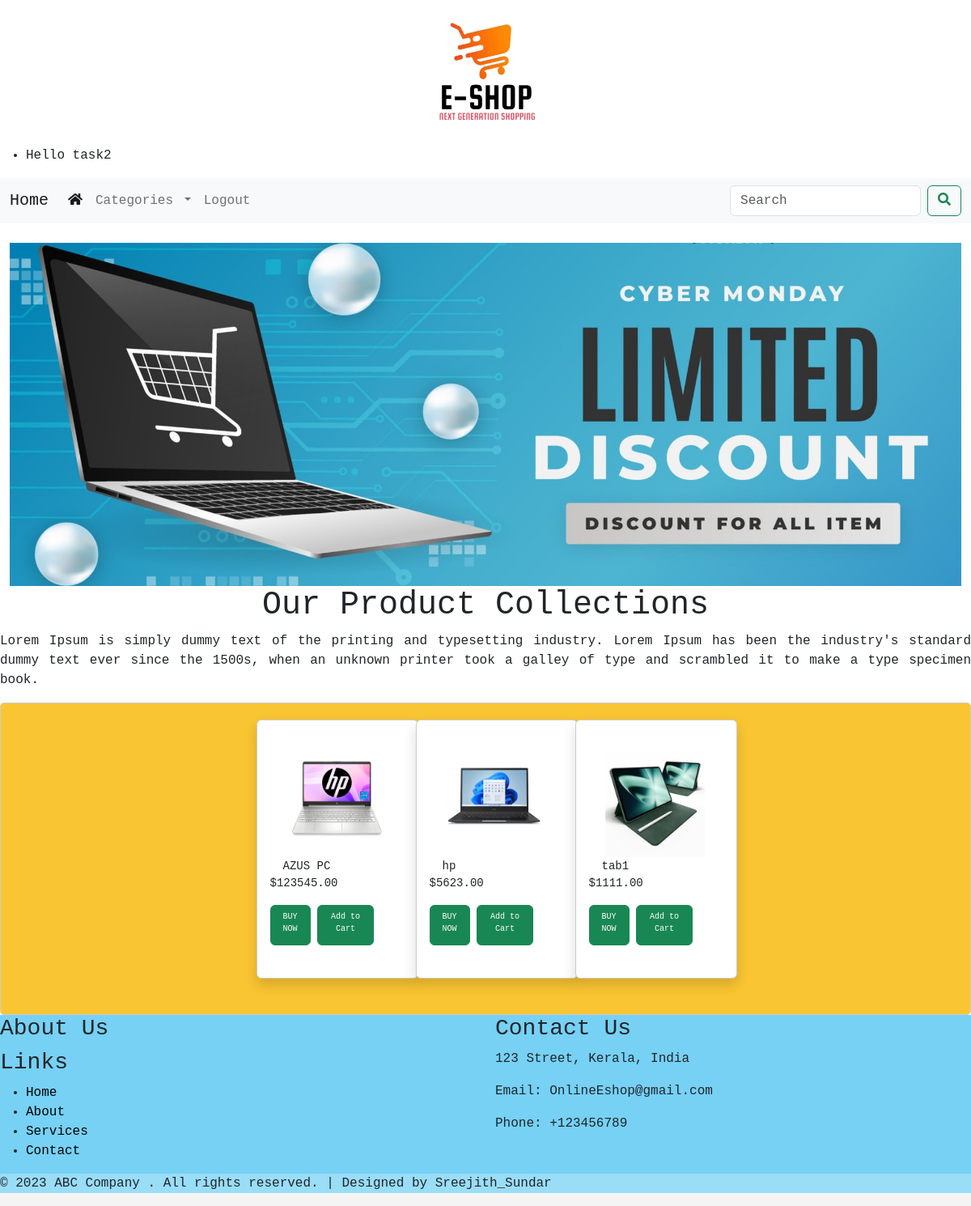
Screenshot of / (signed in) with the database file from the repository.
### shop/models.py (models this page shows, shortened)
class Product(models.Model):
    name = models.CharField(max_length=250, unique=True)
    slug = models.SlugField(max_length=250, unique=True)
    description = models.TextField(blank=True)
    price = models.DecimalField(max_digits=10, decimal_places=2)
    category = models.ForeignKey(Category, on_delete=models.CASCADE)
    image = models.ImageField(upload_to='product', blank=True)
    stock = models.IntegerField()
    available = models.BooleanField(default=True)
    created = models.DateTimeField(auto_now_add=True)
    updated = models.DateTimeField(auto_now=True)
    def get_url(self):
        return reverse('shop:prod_cat_detail', args=[self.category.slug, self.slug])
    class Meta:
        ordering = ('name',)
        verbose_name = 'product'
        verbose_name_plural = 'products'

### shop/views.py (the view)
# urls.py: path('', views.allProdCat, name='allProdCat'),
def allProdCat(request, c_slug=None):
    c_page = None
    products_list = None
    if c_slug != None:
        c_page = get_object_or_404(Category, slug=c_slug)
        products_list = Product.objects.all().filter(category=c_page, available=True)
    else:
        products_list = Product.objects.all().filter(available=True)
    paginator = Paginator(products_list, 12)
    try:
        page = int(request.GET.get('page', '1'))
    except:
        page = 1
    try:
        products = paginator.page(page)
    except(EmptyPage, InvalidPage):
        products = paginator.page(paginator.num_pages)
    return render(request, "category.html", {'category': c_page, 'products': products})

### cartapp/context_processors.py (called while the page is built)
def counter(request):
    item_count = 0
    if 'admin' in request.path:
        return {}
    else:
        try:
            cart = Cart.objects.filter(cart_id=_cart_id(request))
            cart_items = CartItem.objects.all().filter(cart=cart[:1])
            for cart_item in cart_items:
                item_count += cart_item.quantity
        except Cart.DoesNotExist:
            item_count = 0
    return dict(item_count=item_count)

### cartapp/views.py (called while the page is built)
def _cart_id(request):
    cart = request.session.session_key
    if not cart:
        cart = request.session.create()
    return cart

### shop/context_processors.py (called while the page is built)
def menu_links(request):
    links = Category.objects.all()
    return dict(links=links)

### shop/models.py (called while the page is built)
    def get_url(self):
        return reverse('shop:products_by_category', args=[self.slug])

### templates/category.html (shortened to what this page needs)
{% extends 'base.html' %}
{% load static %}
{% block content %}
<div class="top2">
    {% if category %}
     <img class="my_image w-100 h-20" src="{{category.image.url}}" alt="{{category.name}}">
</div>
<br>
<div>
        <h1 class="text-center" >{{category.name}}</h1>
        <p class="text-justify">{{category.des}}</p>
</div>
    {% else %}
<br>
<div class="container-fluid">
        <div class="row">
               <div class="col-md-12">
                  <div class="banner">
                    <img src="{% static 'img/Banner.jpg' %}" class="banner-img w-100" alt="Electronics Product" />
                  </div>
               </div>
        </div>
</div>
<div>
    <h1 class="text-center my_title">Our Product Collections</h1>
        <p class="text-justify">Lorem Ipsum is simply dummy text of the printing and typesetting industry. Lorem Ipsum has been the industry's standard dummy text ever since the 1500s, when an unknown printer took a galley of type and scrambled it to make a type specimen book. </p>
</div>
    {% endif %}
<div class="container-fluid cat">
    <div class="row justify-content-center">
        {% for product in products.object_list %}
        <div class="my_bottom_margin col-9 col-sm-12 col-md-2 col-lg-2">
            <div class="shadow card ">
                    <div class="card-head">
                      <a href="{{product.get_url}}"><img class="card-img-top " src="{{product.image.url}}" alt="{{product.name}}"></a>
                    </div>
                    <div class="card-body">
                        <h5 class="card-body">{{product.name}}</h5>
                        <p class="card-text">${{product.price}}</p>
                        {% if user.is_authenticated %}
                        <a href="{% url 'shop:checkout' %}" class="btn mt-auto btn-success button">BUY NOW</a>
                        <a href="{% url 'cartapp:add_cart' product.id %}" class="btn mt-auto btn-success button1">Add to Cart</a>
                        {% endif %}
                    </div>
            </div>
        </div>
        {% endfor %}
    </div>
    <br>
</div>
{% endblock %}

### templates/header.html
{% load static %}
<header>
  <center>
    <a href="{% url 'shop:allProdCat' %}"><img src="{% static 'img/logo2.png' %}" alt="Logoimage" width="180" height="180"></a>
  </center>
  <div>
    <ul>
    {% if user.is_authenticated %}
       <li class="nav-item"> Hello {{user.username}}</li>
    {% else %}
       <li class="nav-item"><b>Please login</b></li>
    {% endif %}
</ul>
  </div>
</header>

### static/css/desig.css (style rules this page uses)
* { margin: 0; padding: 0; box-sizing: border-box; font-family: 'Courier New', Courier, monospace; }
body { font-family: Arial, sans-serif; }
h1 { text-align: center; }
body { font-family: Arial, sans-serif; background-color: #f4f4f4; }
.cat { margin: 0 auto; padding: 20px; background-color: #fac532; border: 1px solid #ccc; border-radius: 5px; max-width: 100%; max-height: 100%; }
.card { width:200px; height:320px; background-color: white; border: 1px solid #ccc; border-radius: rounded-pill; }
.card-head { width:125px; height:140px; background-color: white; border: 1px solid white; border-radius: 1px; margin-left:35px; margin-right:35px; margin-bottom:5px; margin-bottom:-10px; }
.card-body { padding-top:40px; width:100%; height:60px; font-size:14px; display: inline; }
.button { width: 50px; height: 50px; font-size: 10px; }
.button1 { width: 70px; height: 50px; font-size: 10px; }

### rows the page displays
Product: image (picture), name "AZUS PC", price "123545.00"
Product: image (picture), name "hp", price "5623.00"
Product: image (picture), name "tab1", price "1111.00"

### other values shown
{{ user.username }} "task2"
